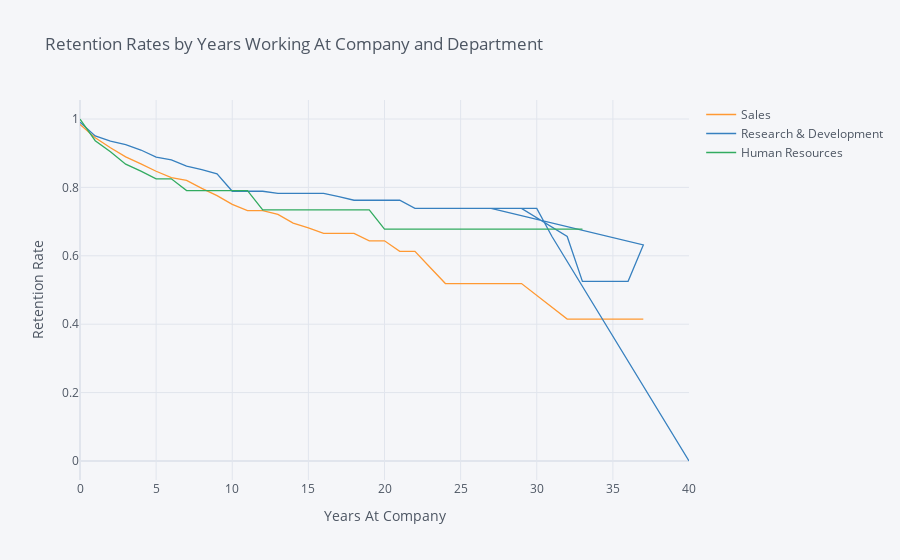

Source (notebook cell):
### Markdown cell above
## 7. Let's investigate whether the department the employee works in has an impact on how long they stay with the company. Generate and plot survival curves showing retention by department and years the employee has worked at the company.

### Code cell
rates = survival(data, 'Department', 'YearsAtCompany', 'Attrition')

rates.iplot(kind='line', xTitle='Years At Company', yTitle='Retention Rate',
            title='Retention Rates by Years Working At Company and Department')

### Figure 1 — Plotly figure (JSON) as saved in the notebook; plotly's stock layout.template omitted (floating-point values rounded to 4 significant figures)
{"data": [{"line": {"color": "rgba(255, 153, 51, 1.0)", "dash": "solid", "shape": "linear", "width": 1.3}, "mode": "lines", "name": "Sales", "text": "", "type": "scatter", "x": [0, 1, 2, 3, 4, 5, 6, 7, 8, 9, 10, 11, 12, 13, 14, 15, 16, 17, 18, 19, 20, 21, 22, 23, 24, 25, 26, 29, 32, 33, 34, 36, 37, 27, 30, 31, 40], "y": [0.9843, 0.9453, 0.9158, 0.8891, 0.8689, 0.8473, 0.8285, 0.8205, 0.7971, 0.7759, 0.7502, 0.7319, 0.7319, 0.7209, 0.6956, 0.6819, 0.6653, 0.6653, 0.6653, 0.6438, 0.6438, 0.6132, 0.6132, 0.566, 0.5188, 0.5188, 0.5188, 0.5188, 0.4151, 0.4151, 0.4151, 0.4151, 0.4151, "", "", "", ""]}, {"line": {"color": "rgba(55, 128, 191, 1.0)", "dash": "solid", "shape": "linear", "width": 1.3}, "mode": "lines", "name": "Research & Development", "text": "", "type": "scatter", "x": [0, 1, 2, 3, 4, 5, 6, 7, 8, 9, 10, 11, 12, 13, 14, 15, 16, 17, 18, 19, 20, 21, 22, 23, 24, 25, 26, 29, 32, 33, 34, 36, 37, 27, 30, 31, 40], "y": [0.9906, 0.9503, 0.9351, 0.9249, 0.9093, 0.8886, 0.8805, 0.8624, 0.852, 0.8399, 0.7887, 0.7887, 0.7887, 0.7825, 0.7825, 0.7825, 0.7825, 0.7729, 0.7624, 0.7624, 0.7624, 0.7624, 0.7386, 0.7386, 0.7386, 0.7386, 0.7386, 0.7386, 0.6565, 0.5252, 0.5252, 0.5252, 0.6319, 0.7386, 0.7386, 0.6565, 0]}, {"line": {"color": "rgba(50, 171, 96, 1.0)", "dash": "solid", "shape": "linear", "width": 1.3}, "mode": "lines", "name": "Human Resources", "text": "", "type": "scatter", "x": [0, 1, 2, 3, 4, 5, 6, 7, 8, 9, 10, 11, 12, 13, 14, 15, 16, 17, 18, 19, 20, 21, 22, 23, 24, 25, 26, 29, 32, 33, 34, 36, 37, 27, 30, 31, 40], "y": [1, 0.9365, 0.9042, 0.868, 0.8474, 0.8251, 0.8251, 0.7907, 0.7907, 0.7907, 0.7907, 0.7907, 0.7342, 0.7342, 0.7342, 0.7342, 0.7342, 0.7342, 0.7342, 0.7342, 0.6777, 0.6777, 0.6777, 0.6777, 0.6777, 0.6777, 0.6777, 0.6777, 0.6777, 0.6777, "", "", "", "", "", "", ""]}], "layout": {"autosize": true, "legend": {"bgcolor": "#F5F6F9", "font": {"color": "#4D5663"}}, "paper_bgcolor": "#F5F6F9", "plot_bgcolor": "#F5F6F9", "title": {"font": {"color": "#4D5663"}, "text": "Retention Rates by Years Working At Company and Department"}, "xaxis": {"autorange": true, "gridcolor": "#E1E5ED", "range": [0, 40], "showgrid": true, "tickfont": {"color": "#4D5663"}, "title": {"font": {"color": "#4D5663"}, "text": "Years At Company"}, "type": "linear", "zerolinecolor": "#E1E5ED"}, "yaxis": {"autorange": true, "gridcolor": "#E1E5ED", "range": [-0.05556, 1.056], "showgrid": true, "tickfont": {"color": "#4D5663"}, "title": {"font": {"color": "#4D5663"}, "text": "Retention Rate"}, "type": "linear", "zerolinecolor": "#E1E5ED"}}}
